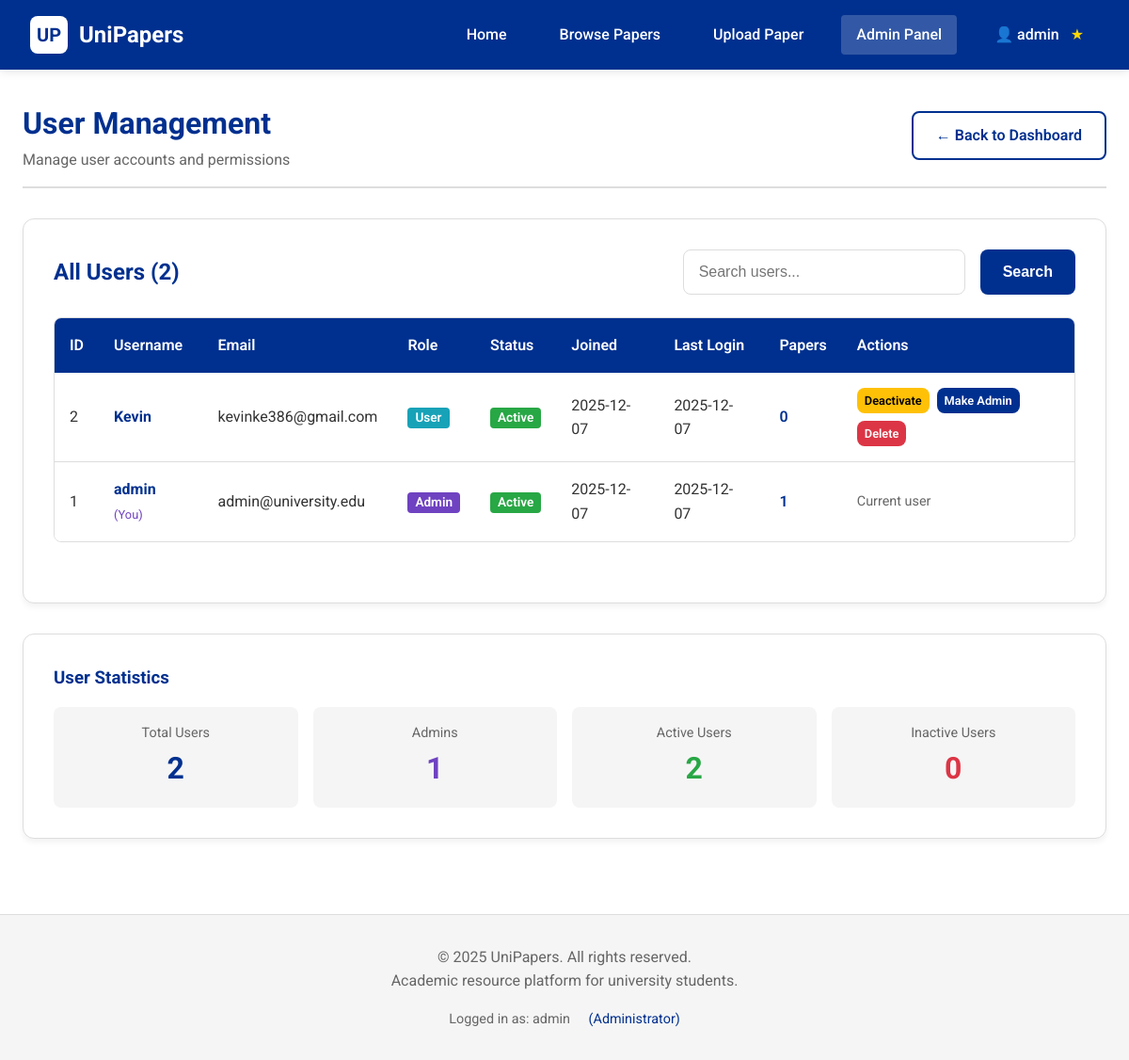
The app's page /admin/users (signed in) with its own data.
### app.py (models this page shows, shortened)
class User(UserMixin, db.Model):
    id = db.Column(db.Integer, primary_key=True)
    username = db.Column(db.String(80), unique=True, nullable=False)
    email = db.Column(db.String(120), unique=True, nullable=False)
    password_hash = db.Column(db.String(200), nullable=False)
    is_admin = db.Column(db.Boolean, default=False)
    is_active = db.Column(db.Boolean, default=True)
    created_at = db.Column(db.DateTime, default=datetime.utcnow)
    last_login = db.Column(db.DateTime)

### app.py (the view)
@app.route('/admin/users')
@login_required
@admin_required
def admin_users():
    users = User.query.order_by(User.created_at.desc()).all()
    return render_template('admin_users.html', users=users)

### app.py (called while the page is built)
@login_manager.user_loader
def load_user(user_id):
    return User.query.get(int(user_id))

def admin_required(f):
    from functools import wraps
    @wraps(f)
    def decorated_function(*args, **kwargs):
        if not current_user.is_authenticated or not current_user.is_admin:
            flash('Admin access required', 'error')
            return redirect(url_for('home'))
        return f(*args, **kwargs)
    return decorated_function

@app.context_processor
def inject_pending_count():
    if current_user.is_authenticated and current_user.is_admin:
        pending_count = PastPaper.query.filter_by(is_approved=False).count()
        return dict(pending_count=pending_count)
    return dict(pending_count=0)

### templates/admin_users.html (shortened to what this page needs)
{% extends "base.html" %}
{% block content %}
<div class="admin-header" style="margin-bottom: 2rem;">
    <div style="display: flex; justify-content: space-between; align-items: center;">
        <div>
            <h1 style="color: var(--air-force-blue);">User Management</h1>
            <p style="color: var(--medium-gray);">Manage user accounts and permissions</p>
        </div>
        <a href="/admin/dashboard" class="btn btn-secondary">← Back to Dashboard</a>
    </div>
</div>
<div class="card" style="margin-bottom: 2rem;">
    <div style="display: flex; justify-content: space-between; align-items: center; margin-bottom: 1.5rem;">
        <h2 style="color: var(--air-force-blue); margin: 0;">All Users ({{ users|length }})</h2>
        <div style="display: flex; gap: 1rem;">
            <input type="text" id="searchUsers" class="form-control" placeholder="Search users..." style="width: 300px;">
            <button onclick="searchUsers()" class="btn btn-primary">Search</button>
        </div>
    </div>
    <div class="table-container">
        <table id="usersTable">
            <thead>
                <tr>
                    <th>ID</th>
                    <th>Username</th>
                    <th>Email</th>
                    <th>Role</th>
                    <th>Status</th>
                    <th>Joined</th>
                    <th>Last Login</th>
                    <th>Papers</th>
                    <th>Actions</th>
                </tr>
            </thead>
            <tbody>
                {% for user in users %}
                    <tr id="user-{{ user.id }}" style="{% if not user.is_active %}opacity: 0.6; background-color: #f8f9fa;{% endif %}">
                        <td>{{ user.id }}</td>
                        <td>
                            <strong style="color: var(--air-force-blue);">{{ user.username }}</strong>
                            {% if user.id == current_user.id %}<span style="color: #6f42c1; font-size: 0.8rem;"> (You)</span>{% endif %}
                        </td>
                        <td>{{ user.email }}</td>
                        <td>
                            <span class="badge" style="
                                background-color: {% if user.is_admin %}#6f42c1{% else %}#17a2b8{% endif %};
                                color: white;
                                padding: 0.25rem 0.5rem;
                                border-radius: 4px;
                                font-size: 0.85rem;
                            ">
                                {% if user.is_admin %}Admin{% else %}User{% endif %}
                            </span>
                        </td>
                        <td>
                            <span class="badge" style="
                                background-color: {% if user.is_active %}#28a745{% else %}#dc3545{% endif %};
                                color: white;
                                padding: 0.25rem 0.5rem;
                                border-radius: 4px;
                                font-size: 0.85rem;
                            ">
                                {% if user.is_active %}Active{% else %}Inactive{% endif %}
                            </span>
                        </td>
                        <td>{{ user.created_at.strftime('%Y-%m-%d') }}</td>
                        <td>
                            {% if user.last_login %}
                                {{ user.last_login.strftime('%Y-%m-%d') }}
                            {% else %}
                                Never
                            {% endif %}
                        </td>
                        <td>
                            <span style="color: var(--air-force-blue); font-weight: 600;">{{ user.papers|length }}</span>
                        </td>
                        <td>
                            <div style="display: flex; gap: 0.5rem; flex-wrap: wrap;">
                                {% if user.id != current_user.id %}
                                    <a href="/admin/users/toggle_active/{{ user.id }}"
                                       class="btn btn-sm {% if user.is_active %}btn-warning{% else %}btn-success{% endif %}"
                                       style="padding: 0.25rem 0.5rem; font-size: 0.8rem;">
                                        {% if user.is_active %}Deactivate{% else %}Activate{% endif %}
                                    </a>
                                    <a href="/admin/users/toggle_admin/{{ user.id }}"
                                       class="btn btn-sm {% if user.is_admin %}btn-secondary{% else %}btn-primary{% endif %}"
                                       style="padding: 0.25rem 0.5rem; font-size: 0.8rem;">
                                        {% if user.is_admin %}Remove Admin{% else %}Make Admin{% endif %}
                                    </a>
                                    <a href="/admin/users/delete/{{ user.id }}"
                                       class="btn btn-sm btn-danger"
                                       style="padding: 0.25rem 0.5rem; font-size: 0.8rem;"
                                       onclick="return confirm('Are you sure you want to delete this user? This will also delete all their uploaded papers.')">
                                        Delete
                                    </a>
                                {% else %}
                                    <span style="color: var(--medium-gray); font-size: 0.9rem;">Current user</span>
                                {% endif %}
                            </div>
                        </td>
                    </tr>
                {% endfor %}
            </tbody>
        </table>
    </div>
</div>
<div class="card">
    <h3 style="color: var(--air-force-blue); margin-bottom: 1rem;">User Statistics</h3>
    <div style="display: grid; grid-template-columns: repeat(auto-fit, minmax(200px, 1fr)); gap: 1rem;">
        <div style="text-align: center; padding: 1rem; background-color: var(--light-gray); border-radius: 8px;">
            <div style="font-size: 0.9rem; color: var(--medium-gray);">Total Users</div>
            <div style="font-size: 2rem; font-weight: 700; color: var(--air-force-blue);">{{ users|length }}</div>
        </div>
        <div style="text-align: center; padding: 1rem; background-color: var(--light-gray); border-radius: 8px;">
            <div style="font-size: 0.9rem; color: var(--medium-gray);">Admins</div>
            <div style="font-size: 2rem; font-weight: 700; color: #6f42c1;">
                {{ users|selectattr('is_admin')|list|length }}
            </div>
        </div>
        <div style="text-align: center; padding: 1rem; background-color: var(--light-gray); border-radius: 8px;">
            <div style="font-size: 0.9rem; color: var(--medium-gray);">Active Users</div>
            <div style="font-size: 2rem; font-weight: 700; color: #28a745;">
                {{ users|selectattr('is_active')|list|length }}
            </div>
        </div>
        <div style="text-align: center; padding: 1rem; background-color: var(--light-gray); border-radius: 8px;">
            <div style="font-size: 0.9rem; color: var(--medium-gray);">Inactive Users</div>
            <div style="font-size: 2rem; font-weight: 700; color: #dc3545;">
                {{ users|rejectattr('is_active')|list|length }}
            </div>
        </div>
    </div>
</div>
{% endblock %}

### templates/base.html (shortened to what this page needs)
<!DOCTYPE html>
<html lang="en">
<head>
    <link rel="stylesheet" href="{{ url_for('static', filename='css/style.css') }}">
</head>
<body>
    <nav class="navbar">
        <div class="logo">
            <div class="logo-icon">UP</div>
            <a href="/" class="logo-text">UniPapers</a>
        </div>
        <div class="nav-links">
            <a href="/" class="nav-link">Home</a>
            <a href="/browse" class="nav-link">Browse Papers</a>
            {% if current_user.is_authenticated %}
                <a href="/upload" class="nav-link">Upload Paper</a>
                {% if current_user.is_admin %}
                    <div class="dropdown">
                        <a href="/admin/dashboard" class="nav-link dropdown-toggle">
                            Admin Panel
                        </a>
                    </div>
                {% endif %}
                <div class="dropdown">
                    <a href="#" class="nav-link dropdown-toggle">
                        👤 {{ current_user.username }}
                        {% if current_user.is_admin %}
                            <span style="color: #ffd700; margin-left: 0.25rem;">★</span>
                        {% endif %}
                    </a>
                </div>
            {% else %}
                <a href="/login" class="nav-link">Login</a>
                <a href="/register" class="nav-link">Register</a>
            {% endif %}
        </div>
    </nav>
    <div class="main-content">
        {% block content %}{% endblock %}
    </div>
    <footer class="footer">
        <div class="footer-content">
            <p>&copy; 2025 UniPapers. All rights reserved.</p>
            <p>Academic resource platform for university students.</p>
            <div style="margin-top: 1rem; font-size: 0.9rem; color: var(--medium-gray);">
                {% if current_user.is_authenticated %}
                    <span>Logged in as: {{ current_user.username }}</span>
                    {% if current_user.is_admin %}
                        <span style="margin-left: 1rem; color: var(--air-force-blue);">(Administrator)</span>
                    {% endif %}
                {% else %}
                    <span>You are not logged in</span>
                {% endif %}
            </div>
        </div>
    </footer>
</body>
</html>

### static/css/style.css (style rules this page uses)
* { margin: 0; padding: 0; box-sizing: border-box; }
:root { --primary-white: #ffffff; --air-force-blue: #00308F; --light-blue: #e6efff; --dark-gray: #333333; --medium-gray: #666666; --light-gray: #f5f5f5; --border-gray: #dddddd; --success-green: #28a745; --error-red: #dc3545; --warning-yellow: #ffc107; --info-blue: #17a2b8; --purple: #6f42c1; }
body { font-family: 'Roboto', 'Arial', sans-serif; line-height: 1.6; color: var(--dark-gray); background-color: var(--primary-white); min-height: 100vh; display: flex; flex-direction: column; }
.navbar { background-color: var(--air-force-blue); padding: 1rem 2rem; display: flex; justify-content: space-between; align-items: center; box-shadow: 0 2px 10px rgba(0, 0, 0, 0.1); position: sticky; top: 0; z-index: 1000; }
.logo { display: flex; align-items: center; gap: 0.75rem; }
.logo-icon { width: 40px; height: 40px; background-color: var(--primary-white); border-radius: 8px; display: flex; align-items: center; justify-content: center; color: var(--air-force-blue); font-weight: bold; font-size: 20px; }
.logo-text { font-size: 1.5rem; font-weight: 700; color: var(--primary-white); text-decoration: none; }
.nav-links { display: flex; gap: 1.5rem; align-items: center; }
.nav-link { color: var(--primary-white); text-decoration: none; font-weight: 500; padding: 0.5rem 1rem; border-radius: 4px; transition: background-color 0.3s ease, transform 0.2s ease; position: relative; display: flex; align-items: center; gap: 0.5rem; }
.nav-link.active { background-color: rgba(255, 255, 255, 0.2); }
.dropdown { position: relative; display: inline-block; }
.dropdown-toggle { cursor: pointer; display: flex; align-items: center; gap: 0.5rem; }
.badge { display: inline-block; padding: 0.25rem 0.5rem; border-radius: 4px; font-size: 0.85rem; font-weight: 600; line-height: 1; text-align: center; white-space: nowrap; }
.main-content { flex: 1; max-width: 1400px; margin: 2rem auto; padding: 0 1.5rem; width: 100%; }
.btn { display: inline-flex; align-items: center; justify-content: center; gap: 0.5rem; padding: 0.75rem 1.5rem; border-radius: 8px; text-decoration: none; font-weight: 600; font-size: 1rem; cursor: pointer; border: none; transition: all 0.3s ease; text-align: center; line-height: 1.5; }
.btn-primary { background-color: var(--air-force-blue); color: var(--primary-white); }
.btn-secondary { background-color: transparent; color: var(--air-force-blue); border: 2px solid var(--air-force-blue); }
.btn-danger { background-color: var(--error-red); color: var(--primary-white); }
.btn-warning { background-color: var(--warning-yellow); color: #000; }
.btn-sm { padding: 0.25rem 0.5rem; font-size: 0.8rem; }
.card { background: var(--primary-white); border-radius: 12px; padding: 2rem; box-shadow: 0 4px 6px rgba(0, 0, 0, 0.05); border: 1px solid var(--border-gray); transition: transform 0.3s ease, box-shadow 0.3s ease; }
.form-control { width: 100%; padding: 0.75rem 1rem; border: 1px solid var(--border-gray); border-radius: 8px; font-size: 1rem; transition: border-color 0.3s ease, box-shadow 0.3s ease; background-color: var(--primary-white); }
.footer { background-color: var(--light-gray); padding: 2rem; text-align: center; margin-top: 3rem; border-top: 1px solid var(--border-gray); }
.footer-content { max-width: 1200px; margin: 0 auto; color: var(--medium-gray); }
.table-container { overflow-x: auto; margin-bottom: 2rem; border-radius: 8px; border: 1px solid var(--border-gray); }
table { width: 100%; border-collapse: collapse; background-color: var(--primary-white); }
th { background-color: var(--air-force-blue); color: var(--primary-white); padding: 1rem; text-align: left; font-weight: 600; white-space: nowrap; }
td { padding: 1rem; border-bottom: 1px solid var(--border-gray); vertical-align: middle; }
tr:last-child td { border-bottom: none; }
.admin-header { margin-bottom: 2rem; padding-bottom: 1rem; border-bottom: 2px solid var(--border-gray); }

### templates/base.html (style rules this page uses)
.dropdown { position: relative; display: inline-block; }
.dropdown-toggle { cursor: pointer; }

### records on screen
User: username "admin", id "1", shows "(You)", email "admin@university.edu", is_admin "Admin", is_active "Active", created_at "2025-12-07", last_login "2025-12-07", papers|length "1", shows "Current user"
User: id "2", username "Kevin", email "kevinke386@gmail.com", is_admin "User", is_active "Active", created_at "2025-12-07", last_login "2025-12-07", papers|length "0"

### other values on screen
{{ users|length }} "2"
{{ users|selectattr('is_admin')|list|length }} "1"
{{ users|selectattr('is_active')|list|length }} "2"
{{ users|rejectattr('is_active')|list|length }} "0"
